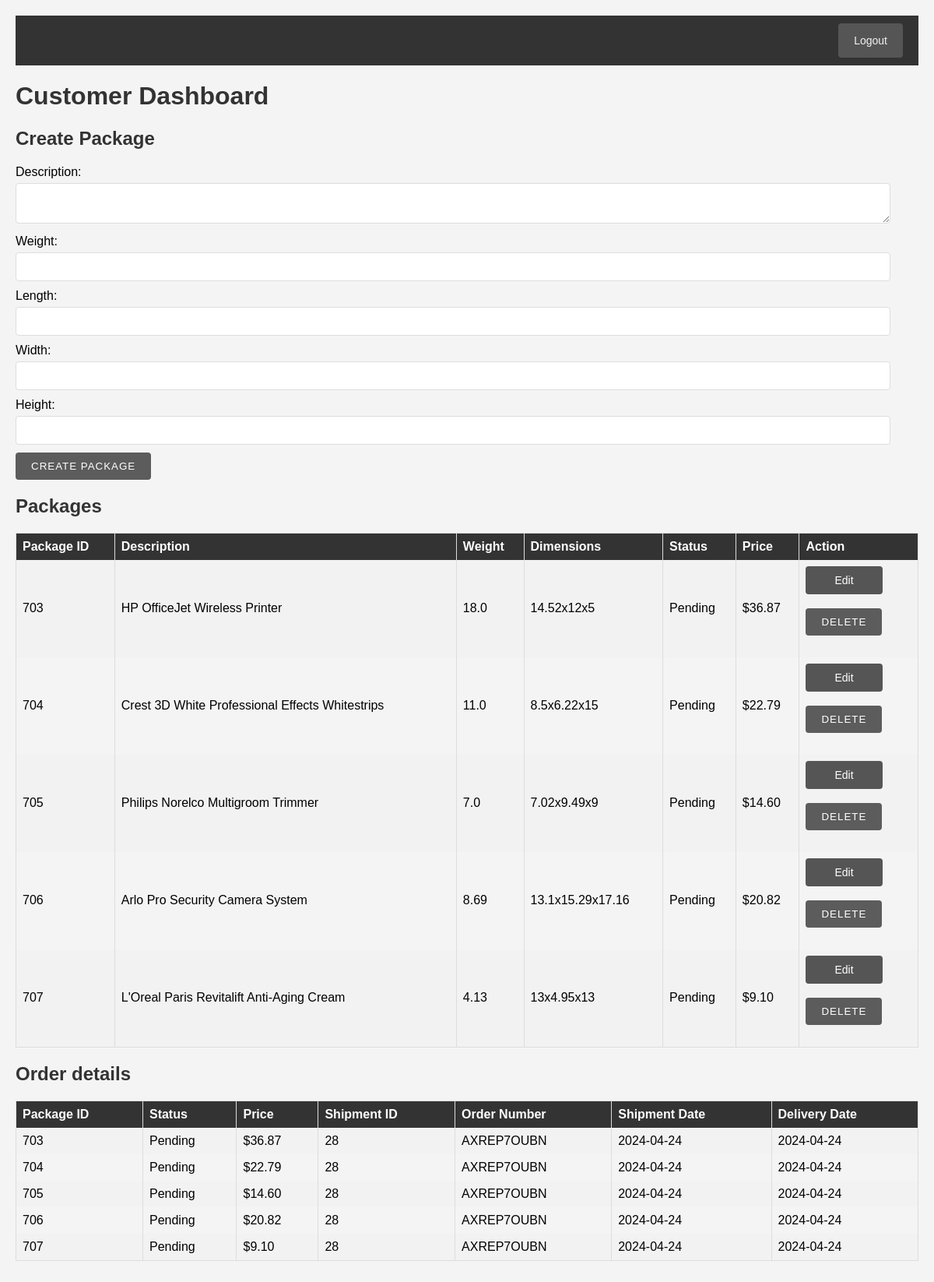
Page /customer/ (signed in) on the committed database.
### tracker/models.py (models this page shows, shortened)
class Package(models.Model):
    price = models.DecimalField(max_digits=10, decimal_places=2, null=True, blank=True)
    shipment = models.ForeignKey('Shipment', on_delete=models.SET_NULL, null=True, related_name='packages')
    customer = models.ForeignKey('Customer', on_delete=models.CASCADE, null=True)
    description = models.TextField()
    weight = models.FloatField()
    dimensions = models.CharField(max_length=100)
    assigned_to_shipment = models.BooleanField(default=False)
    status = models.CharField(max_length=20, default='Pending')

class Shipment(models.Model):
    order_number = models.CharField(max_length=100)
    customer = models.ForeignKey('Customer', on_delete=models.CASCADE, null=True)
    order_date = models.DateField(null=True, blank=True)
    driver = models.ForeignKey('Driver', on_delete=models.CASCADE, null=True, blank=True)
    shipment_date = models.DateField(null=True, blank=True)
    status = models.CharField(max_length=20, default='Pending')
    total_cost = models.FloatField(default=0)
    vehicle = models.ForeignKey('Vehicle', on_delete=models.SET_NULL, null=True, blank=True)
    delivery_date = models.DateField(null=True, blank=True)

### tracker/views.py (the view, shortened to what this page needs)
# urls.py: path('customer/', views.customer, name='customer'),
def customer(request):
    if 'email' not in request.session:
        messages.error(request, 'Please login to access the customer dashboard.')
        return redirect('login')
    customer_email = request.session['email']
    customer = Customer.objects.filter(user__email=customer_email).first()
    if not customer:
        messages.error(request, 'Customer not found.')
        return redirect('login')
    packages = Package.objects.filter(customer=customer).select_related('shipment').order_by('id')
    shipments = Shipment.objects.filter(customer=customer)
    context = {
        'packages': packages,
        'shipments': shipments,
        'customer': customer,
    }
    return render(request, 'customer.html', context)

### tracker/templates/customer.html (shortened to what this page needs)
<!DOCTYPE html>
<html>
<head>
</head>
<body>
    <div class="navbar">
        <a href="{% url 'logout' %}" class="logout">Logout</a>
    </div>
	<h1>Customer Dashboard</h1>
    <h2>Create Package</h2>
<form method="post">
    <label for="description">Description:</label>
    <textarea id="description" name="description" required></textarea><br>
    <label for="weight">Weight:</label>
    <input type="number" id="weight" name="weight" step="0.01" required><br>
    <label for="length">Length:</label>
    <input type="number" id="length" name="length" step="0.01" required><br>
    <label for="width">Width:</label>
    <input type="number" id="width" name="width" step="0.01" required><br>
    <label for="height">Height:</label>
    <input type="number" id="height" name="height" step="0.01" required><br>
    <input type="submit" value="Create Package">
</form>
<h2>Packages</h2>
<table>
    <tr>
        <th>Package ID</th>
        <th>Description</th>
        <th>Weight</th>
        <th>Dimensions</th>
        <th>Status</th>
        <th>Price</th>
        <th>Action</th>
    </tr>
    {% for package in packages %}
    <tr>
        <td>{{ package.id }}</td>
        <td>{{ package.description }}</td>
        <td>{{ package.weight }}</td>
        <td>{{ package.dimensions }}</td>
        <td>{{ package.status }}</td>
        <td>${{ package.price }}</td>
        <td>
            <a href="{% url 'update_package' package.id %}">Edit</a><br><br>
            <form method="post" action="{% url 'delete_package' package.id %}">
                <input type="submit" value="Delete" onclick="return confirm('Are you sure you want to delete this package?');">
            </form>
        </td>
    </tr>
    {% endfor %}
</table>
<h2>Order details</h2>
<table>
    <tr>
        <th>Package ID</th>
        <th>Status</th>
        <th>Price</th>
        <th>Shipment ID</th>
        <th>Order Number</th>
        <th>Shipment Date</th>
        <th>Delivery Date</th>
    </tr>
    {% for package in packages %}
    <tr>
        <td>{{ package.id }}</td>
        <td>{{ package.status }}</td>
        <td>${{ package.price }}</td>
        <td>{% if package.shipment %}{{ package.shipment.id }}{% else %}N/A{% endif %}</td>
        <td>{% if package.shipment %}{{ package.shipment.order_number }}{% else %}N/A{% endif %}</td>
        <td>{% if package.shipment %}{{ package.shipment.shipment_date|date:"Y-m-d" }}{% else %}N/A{% endif %}</td>
        <td>{% if package.shipment %}{{ package.shipment.delivery_date|date:"Y-m-d" }}{% else %}N/A{% endif %}</td>
    </tr>
    {% empty %}
    <tr>
        <td colspan="10">No packages found.</td>
    </tr>
    {% endfor %}
</table>
</body>
</html>

### tracker/templates/customer.html (style rules this page uses)
body { font-family: Arial, sans-serif; margin: 0; padding: 20px; background-color: #f4f4f4; }
h1, h2 { color: #333; }
form { margin-bottom: 20px; }
label { display: block; margin-bottom: 5px; }
textarea, input[type="number"], input[type="text"] { width: 95%; padding: 10px; margin-bottom: 10px; border: 1px solid #ddd; border-radius: 4px; }
input[type="submit"] { background-color: #5C5C5C; color: white; border: none; padding: 10px 20px; text-transform: uppercase; letter-spacing: 1px; border-radius: 4px; cursor: pointer; transition: background-color 0.3s; }
table { width: 100%; border-collapse: collapse; margin-bottom: 20px; border: 1px solid #ddd; }
th, td { padding: 8px; text-align: left; border-left: 1px solid #ddd; border-right: 1px solid #ddd; }
th:first-child, td:first-child { border-left: none; }
th:last-child, td:last-child { border-right: none; }
tr:nth-child(even) { background-color: #f2f2f2; }
th { background-color: #333; color: white; position: sticky; top: 0; }
a { display: inline-block; background-color: #555; color: white; padding: 10px 37px; margin-right: 8px; border: none; border-radius: 4px; text-align: center; text-decoration: none; font-size: 14px; transition: background-color 0.3s; }
.navbar { overflow: hidden; background-color: #333; display: flex; justify-content: space-between; padding: 10px 20px; }
.navbar a { color: #f2f2f2; padding: 14px 20px; margin: 0; text-decoration: none; }
.navbar a.logout { margin-left: auto; }

### rows in the picture
Package: id "703", description "HP OfficeJet Wireless Printer", weight "18.0", dimensions "14.52x12x5", status "Pending", price "36.87", shipment.id "28", shipment.order_number "AXREP7OUBN", shipment.shipment_date "2024-04-24", shipment.delivery_date "2024-04-24"
Package: id "704", description "Crest 3D White Professional Effects Whitestrips", weight "11.0", dimensions "8.5x6.22x15", status "Pending", price "22.79", shipment.id "28", shipment.order_number "AXREP7OUBN", shipment.shipment_date "2024-04-24", shipment.delivery_date "2024-04-24"
Package: id "705", description "Philips Norelco Multigroom Trimmer", weight "7.0", dimensions "7.02x9.49x9", status "Pending", price "14.60", shipment.id "28", shipment.order_number "AXREP7OUBN", shipment.shipment_date "2024-04-24", shipment.delivery_date "2024-04-24"
Package: id "706", description "Arlo Pro Security Camera System", weight "8.69", dimensions "13.1x15.29x17.16", status "Pending", price "20.82", shipment.id "28", shipment.order_number "AXREP7OUBN", shipment.shipment_date "2024-04-24", shipment.delivery_date "2024-04-24"
Package: id "707", description "L'Oreal Paris Revitalift Anti-Aging Cream", weight "4.13", dimensions "13x4.95x13", status "Pending", price "9.10", shipment.id "28", shipment.order_number "AXREP7OUBN", shipment.shipment_date "2024-04-24", shipment.delivery_date "2024-04-24"
